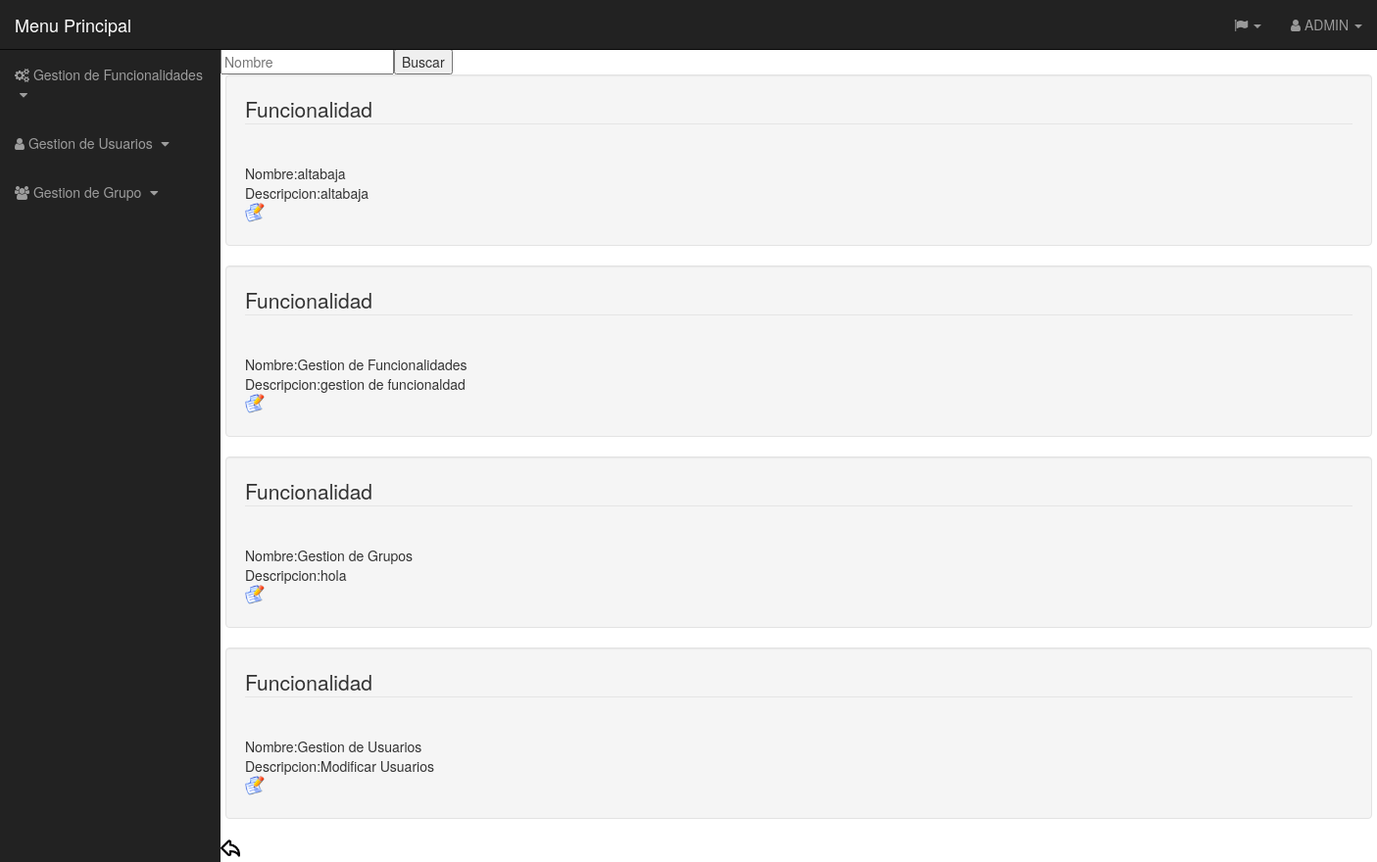
Page /Controlador/Funcionalidad_Controller.php?Modificar1 (signed in) on the committed database.
### tables this page shows
CREATE TABLE IF NOT EXISTS `funcionalidades` (
  `NOMBRE_FUNCIONALIDAD` varchar(45) NOT NULL,
  `DESCRIPCION` varchar(240) DEFAULT NULL,
  `CREAR` int(11) NOT NULL,
  `MODIFICAR` tinyint(4) NOT NULL,
  `ELIMINAR` tinyint(4) NOT NULL,
  `CONSULTAR` tinyint(4) NOT NULL,
  `VERDETALLE` tinyint(4) NOT NULL
);

### Modelos/Funcionalidad_Model.php (called while the page is built, shortened)
<?php
class Funcionalidad{
		function conexionBD()
		{
				$mysqli=mysqli_connect("127.0.0.1","root","iu","iu2");
			return $mysqli;
		}
		function consultarFuncionalidad()
		{
			$mysqli=$this->conexionBD();
			$query="SELECT * FROM funcionalidades ";
			$resultado=$mysqli->query($query);
		}
}
?>

### Idiomas/idiomas.php (called while the page is built, shortened)
<?php
class idiomas{
	function español(){
return $arrays;
}
}
?>

### Funciones/comprobaridioma.php (called while the page is built, shortened)
<?php
class comprobacion{
function comprobaridioma($idioma){
$idiom=$idioma->español();
return $idiom;
}
}

### Vistas/Funcionalidad_SHOW_Vista.php (the view, shortened to what this page needs)
<?php
	class Funcionalidad_SHOW{
		function crear($form,$idioma,$origen){
				include('../plantilla/cabecera.php');
        include("../Funciones/comprobaridioma.php");
        $clase=new cabecera();
        $clases=new comprobacion();
        $idiom=$clases->comprobaridioma($idioma);
        $clase->crear($idiom);
        include('../plantilla/menulateral.php');
        include("../Archivos/ArrayPermisosFuncionalidadades.php");
        $datos=new consultar();
        $form1=$datos->array_consultar();
        $menus=new menulateral();
        $menus->crear($idiom,$form1);
    		?>
			<?php
				if($origen=="Modificar"){
			echo "<form action=\"Funcionalidad_Controller.php?ModificarView\" method=\"post\">";
  				}else{
			echo "<form action=\"Funcionalidad_Controller.php\" method=\"post\">";
			}
			?>
			<fieldset>
			<input type="text" aling="right" placeholder=<?php echo $idiom['Nombre']; ?> name="buscar" ><input  type="submit" name="buscador" value="Buscar">
			</fieldset>
			</form>
<?php
		for ($numar =0;$numar<count($form);$numar++){
			echo "<div class=\"container well\">";
 			echo "<div class=\"row\">";
			echo "<div class=\"col-xs-12\">";
			if($origen=="Modificar"){
			echo "<form class=\"form-horizontal\" method=\"post\" action=\"..\Controlador\Funcionalidad_Controller.php?Modificar=".$form[$numar]['nombre']."\">";
				}else{
			echo "<form class=\"form-horizontal\" method=\"post\" action=\"..\Controlador\Funcionalidad_Controller.php?View=".$form[$numar]['nombre']."\">";
			}
			echo "<fieldset><legend>".$idiom['Funcio']."</legend>";
			echo "<br>";
			echo $idiom['Nombre'].":".$form[$numar]["nombre"];
			echo "<br>";
			echo $idiom['descripcion'].":".$form[$numar]["descripcion"];
			echo "<br>";
			if($origen=="Modificar"){
			echo "<a href=\"Funcionalidad_Controller.php?Modificar=".$form[$numar]['nombre']."\""."><input type=\"image\" src=\"..\Archivos\\lapiz.png\" width=\"20\" height=\"20\"></a>";
				}
				else{
			echo "<a href=\"Funcionalidad_Controller.php?View=".$form[$numar]['nombre']."\""."><input type=\"image\" src=\"..\Archivos\\lupa.jpg\" width=\"20\" height=\"20\"></a>";
				}
			echo"</fieldset>";
			echo"</form>";
 			echo "</div>";
			echo "</div>";
			echo "</div>";
		 	}
		 	echo "<a href=\"Funcionalidad_Controller.php?Volver\"><input type=\"image\" src=\"..\Archivos\\volver.png\" width=\"20\" height=\"20\"></a>";
?>
	</div></div></div>
<?php
include '../plantilla/pie.php';
}
}
?>

### Controlador/Funcionalidad_Controller.php (shortened to what this page needs)
<?php
  include("../Modelos/Funcionalidad_Model.php");
  include("../Idiomas/idiomas.php");
  include("../Vistas/Funcionalidad_DELETE_Vista.php");
  include("../Vistas/Funcionalidad_SHOW_Vista.php");
      if (isset($_REQUEST['Modificar1'])and isset($_SESSION['usuario']))
      {
          $origen="Modificar";
          $idiom=new idiomas();
          $model=new Funcionalidad();
          $model->consultarFuncionalidad();
          $arrays=new consult();
          $form=$arrays->array_consultar();
          $vista=new Funcionalidad_SHOW();
          $vista->crear($form,$idiom,$origen);
         }
?>

### plantilla/cabecera.php (shortened to what this page needs)
<?php
class cabecera{
    function crear($idioma){
?>
<!DOCTYPE html>
<html lang="en">
<head>
    <link href=".././css/bootstrap.min.css" rel="stylesheet">
    <link href=".././css/sb-admin.css" rel="stylesheet">
    <link href=".././css/plugins/morris.css" rel="stylesheet">
    <link href=".././font-awesome/css/font-awesome.min.css" rel="stylesheet" type="text/css">
    <link rel="stylesheet" href="../css/calendar.css">
    <link href="//maxcdn.bootstrapcdn.com/font-awesome/4.3.0/css/font-awesome.min.css" rel="stylesheet">
    <link rel="stylesheet" href="../datepicker/css/bootstrap-datetimepicker.min.css" />
</head>
<body style="background-color: white">
    <div id="wrapper">
        <nav class="navbar navbar-inverse navbar-fixed-top" role="navigation">
            <div class="navbar-header">
                <a class="navbar-brand" href="..\Controlador\MenuPrincipal_Controller.php?principal"><?php echo $idioma['Menu']; ?></a>
            </div>
            <ul class="nav navbar-right top-nav">
                <li class="dropdown">
                    <a href="#" class="dropdown-toggle" data-toggle="dropdown"><i class="fa fa-flag"></i> <b class="caret"></b></a>
                </li>
                <li class="dropdown">
                    <a href="#" class="dropdown-toggle" data-toggle="dropdown"><i class="fa fa-user"></i> <?php echo $_SESSION['usuario']; ?> <b class="caret"></b></a>
                </li>
            </ul>
            <?php
 }} ?>

### plantilla/menulateral.php (shortened to what this page needs)
<?php
class menulateral{
	function crear($idioma,$form){
?>
            <div class="collapse navbar-collapse navbar-ex1-collapse">
                <ul class="nav navbar-nav side-nav">
                    <li class="active">
                        <li>
                        <?php
                        $funcionalidad=TRUE;
                        for($numar=0;$numar<count($form);$numar++)
                            {
                                if($form[$numar]["nombre"]=="Gestion de Funcionalidades" and $funcionalidad==TRUE)
                                {   $funcionalidad=FALSE;
                                     ?>
                        <a href="javascript:;" data-toggle="collapse" data-target="#demo"><i class="fa fa-cogs" aria-hidden="true"></i> <?php echo $idioma['Funcionalidad'];?> <i class="fa fa-fw fa-caret-down" id =""></i></a>
                                 <?php    if($form[$numar]["alta"]=="1"){
                                     ?>
                            <li>
                                <a href="..\Controlador\Funcionalidad_Controller.php?Alta"><?php echo $idioma['AltaFuncionalidad'];?></a>
                            </li>
                                     <?php  }if($form[$numar]["eliminar"]=="1"){  ?>
                            <li>
                                <a href="..\Controlador\Funcionalidad_Controller.php?Baja"><?php echo $idioma['BajaFuncionalidad'];?></a>
                            </li>
                                 <?php  }if($form[$numar]["modificar"]=="1"){  ?>
                             <li>
                                <a href="..\Controlador\Funcionalidad_Controller.php?Modificar1"><?php echo $idioma['ModificarFuncionalidad'];?></a>
                            </li>
                            <?php  }if($form[$numar]["consultar"]=="1"){  ?>
                             <li>
                                <a href="..\Controlador\Funcionalidad_Controller.php?Consultar"><?php echo $idioma['ConsultarFuncionalidad'];?></a>
                            </li>
                            <?php  }}}?>
                        </li>
                    </li>
                    <li>
                        <li>
                         <?php
                         $Usuario=TRUE;
                         for($numar=0;$numar<count($form);$numar++)
                            {
                         if($form[$numar]["nombre"]=="Gestion de Usuarios" and $Usuario==TRUE){
                            $Usuario=FALSE;
                           ?>
                        <a href="javascript:;" data-toggle="collapse" data-target="#down3"><i class="fa fa-user"></i> <?php echo $idioma['GestionUsuarios'];?> <i class="fa fa-fw fa-caret-down"></i></a>
                             <?php    if($form[$numar]["alta"]=="1"){ ?>
                            <li>
                                <a href="..\Controlador\Usuario_Controller.php?Alta"><?php echo $idioma['AltaUsuario'];?></a>
                            </li>
                               <?php  }if($form[$numar]["eliminar"]=="1"){  ?>
                            <li>
                                <a href="..\Controlador\Usuario_Controller.php?Baja"><?php echo $idioma['BajaUsuario'];?></a>
                            </li>
                                 <?php  }if($form[$numar]["modificar"]=="1"){  ?>
                            <li>
                                <a href="..\Controlador\Usuario_Controller.php?Modificar1"><?php echo $idioma['ModificacionUsuario'];?></a>
                            </li>
                            <?php  }if($form[$numar]["consultar"]=="1"){  ?>
                            <li>
                                <a href="..\Controlador\Usuario_Controller.php?Consultar"><?php echo $idioma['ConsultaUsaurio'];?></a>
                            </li>
                            <?php  }}}?>
                        </li>
                    </li>
                    <li>
                        <li>
                        <?php
                        $Grupo=TRUE;
                         for($numar=0;$numar<count($form);$numar++)
                            {
                            if($form[$numar]["nombre"]=="Gestion de Grupos" and $Grupo==TRUE){
                                 $Grupo=FALSE;
                              ?>
                        <a href="javascript:;" data-toggle="collapse" data-target="#down2"><i class="fa fa-users"></i> <?php echo $idioma['Grupo'];?> <i class="fa fa-fw fa-caret-down"></i></a>
                            <?php    if($form[$numar]["alta"]=="1"){ ?>
                            <li>
                                <a href="..\Controlador\Grupo_Controller.php?Alta"><?php echo $idioma['AltaGrupo'];?></a>
                            </li>
                             <?php  }if($form[$numar]["eliminar"]=="1"){  ?>
                            <li>
                                <a href="..\Controlador\Grupo_Controller.php?Baja"><?php echo $idioma['BajaGrupo'];?></a>
                            </li>
                                 <?php  }if($form[$numar]["modificar"]=="1"){  ?>
                            <li>
                                <a href="..\Controlador\Grupo_Controller.php?Modificar1"><?php echo $idioma['ModificarGrupo'];?></a>
                            </li>
                                <?php  }if($form[$numar]["consultar"]=="1"){  ?>
                            <li>
                                <a href="..\Controlador\Grupo_Controller.php?Consultar"><?php echo $idioma['ConsultarGrupo'];?></a>
                            </li>
                                <?php   }}}?>
                      </li>
                    </li>
            </div>
              </nav>
<?php
 }
}?>

### plantilla/pie.php (shortened to what this page needs)
</body>
</html>

### css/sb-admin.css (style rules this page uses)
body { margin-top: 100px; background-color: #222; }
@media (min-width:768px) { body { margin-top: 50px; } }
#wrapper { padding-left: 0; }
@media (min-width:768px) { #wrapper { padding-left: 225px; } }
.top-nav { padding: 0 15px; }
.top-nav>li { display: inline-block; float: left; }
.top-nav>li>a { padding-top: 15px; padding-bottom: 15px; line-height: 20px; color: #999; }
@media (min-width:768px) { .side-nav { position: fixed; top: 51px; left: 225px; width: 225px; margin-left: -225px; border: none; border-radius: 0; overflow-y: auto; background-color: #222; bottom: 0; overflow-x: hidden; padding-bottom: 40px; } }
@media (min-width:768px) { .side-nav>li>a { width: 225px; } }

### rows in the picture
funcionalidades: NOMBRE_FUNCIONALIDAD "Gestion de Funcionalidades", DESCRIPCION "gestion de funcionaldad"
funcionalidades: NOMBRE_FUNCIONALIDAD "Gestion de Grupos", DESCRIPCION "hola"
funcionalidades: NOMBRE_FUNCIONALIDAD "Gestion de Usuarios", DESCRIPCION "Modificar Usuarios"

### other values in the picture
$idioma['Menu'] "Menu Principal"
$_SESSION['usuario'] "ADMIN"
$form[$numar]["nombre"] "altabaja"
$form[$numar]["descripcion"] "altabaja"
